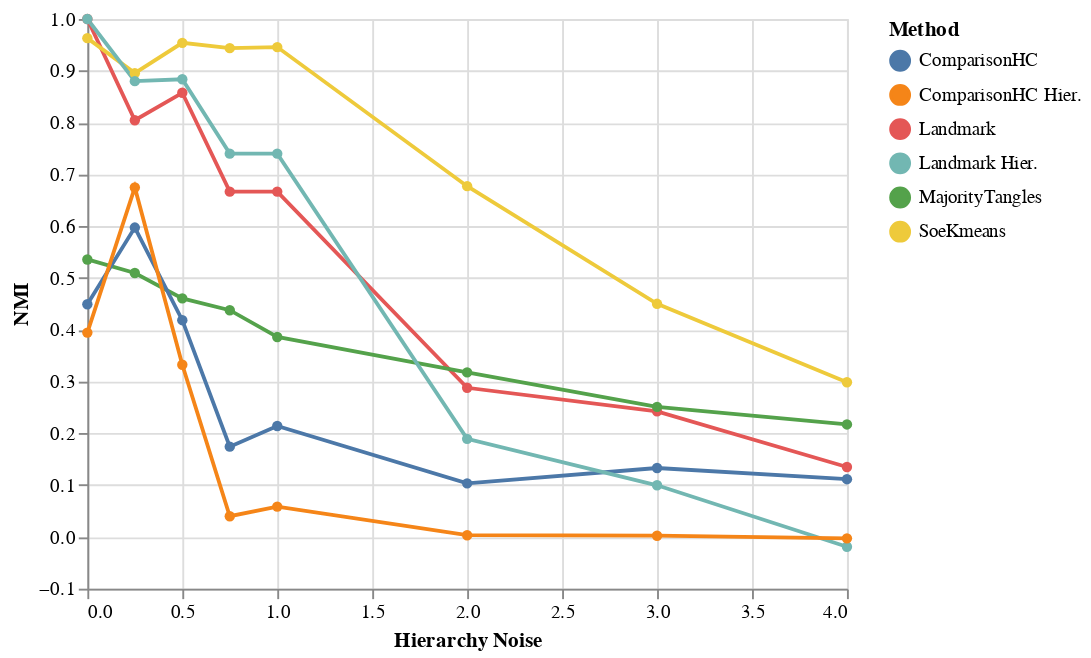

Source (notebook cell):
### Code cell
alt.Chart(df).mark_line(point={}).encode(x="Hierarchy Noise", y="NMI:Q", color="Method:N")

### Figure 1 — Vega-Lite specification as saved in the notebook (floating-point values rounded to 4 significant figures)
{"config": {"view": {"continuousWidth": 400, "continuousHeight": 300}}, "data": {"name": "data-fde1101bcb558d5e3639e4835e36989c"}, "mark": {"type": "line", "point": {}}, "encoding": {"color": {"type": "nominal", "field": "Method"}, "x": {"type": "quantitative", "field": "Hierarchy Noise"}, "y": {"type": "quantitative", "field": "NMI"}}, "$schema": "https://vega.github.io/schema/vega-lite/v4.8.1.json", "datasets": {"data-fde1101bcb558d5e3639e4835e36989c": [{"Hierarchy Noise": 0.0, "Method": "Landmark", "NMI": 1.0}, {"Hierarchy Noise": 0.25, "Method": "Landmark", "NMI": 0.8045}, {"Hierarchy Noise": 0.5, "Method": "Landmark", "NMI": 0.8575}, {"Hierarchy Noise": 0.75, "Method": "Landmark", "NMI": 0.6667}, {"Hierarchy Noise": 1.0, "Method": "Landmark", "NMI": 0.6667}, {"Hierarchy Noise": 2.0, "Method": "Landmark", "NMI": 0.2879}, {"Hierarchy Noise": 3.0, "Method": "Landmark", "NMI": 0.2424}, {"Hierarchy Noise": 4.0, "Method": "Landmark", "NMI": 0.135}, {"Hierarchy Noise": 0.0, "Method": "SoeKmeans", "NMI": 0.963}, {"Hierarchy Noise": 0.25, "Method": "SoeKmeans", "NMI": 0.8954}, {"Hierarchy Noise": 0.5, "Method": "SoeKmeans", "NMI": 0.954}, {"Hierarchy Noise": 0.75, "Method": "SoeKmeans", "NMI": 0.9437}, {"Hierarchy Noise": 1.0, "Method": "SoeKmeans", "NMI": 0.9458}, {"Hierarchy Noise": 2.0, "Method": "SoeKmeans", "NMI": 0.6772}, {"Hierarchy Noise": 3.0, "Method": "SoeKmeans", "NMI": 0.45}, {"Hierarchy Noise": 4.0, "Method": "SoeKmeans", "NMI": 0.2986}, {"Hierarchy Noise": 0.0, "Method": "MajorityTangles", "NMI": 0.5357}, {"Hierarchy Noise": 0.25, "Method": "MajorityTangles", "NMI": 0.5096}, {"Hierarchy Noise": 0.5, "Method": "MajorityTangles", "NMI": 0.4605}, {"Hierarchy Noise": 0.75, "Method": "MajorityTangles", "NMI": 0.4377}, {"Hierarchy Noise": 1.0, "Method": "MajorityTangles", "NMI": 0.386}, {"Hierarchy Noise": 2.0, "Method": "MajorityTangles", "NMI": 0.3176}, {"Hierarchy Noise": 3.0, "Method": "MajorityTangles", "NMI": 0.2511}, {"Hierarchy Noise": 4.0, "Method": "MajorityTangles", "NMI": 0.2171}, {"Hierarchy Noise": 0.0, "Method": "ComparisonHC", "NMI": 0.4492}, {"Hierarchy Noise": 0.25, "Method": "ComparisonHC", "NMI": 0.5973}, {"Hierarchy Noise": 0.5, "Method": "ComparisonHC", "NMI": 0.4184}, {"Hierarchy Noise": 0.75, "Method": "ComparisonHC", "NMI": 0.1742}, {"Hierarchy Noise": 1.0, "Method": "ComparisonHC", "NMI": 0.2142}, {"Hierarchy Noise": 2.0, "Method": "ComparisonHC", "NMI": 0.1034}, {"Hierarchy Noise": 3.0, "Method": "ComparisonHC", "NMI": 0.133}, {"Hierarchy Noise": 4.0, "Method": "ComparisonHC", "NMI": 0.1114}, {"Hierarchy Noise": 0.0, "Method": "Landmark Hier.", "NMI": 1.0}, {"Hierarchy Noise": 0.25, "Method": "Landmark Hier.", "NMI": 0.8799}, {"Hierarchy Noise": 0.5, "Method": "Landmark Hier.", "NMI": 0.8836}, {"Hierarchy Noise": 0.75, "Method": "Landmark Hier.", "NMI": 0.74}, {"Hierarchy Noise": 1.0, "Method": "Landmark Hier.", "NMI": 0.74}, {"Hierarchy Noise": 2.0, "Method": "Landmark Hier.", "NMI": 0.1893}, {"Hierarchy Noise": 3.0, "Method": "Landmark Hier.", "NMI": 0.09966}, {"Hierarchy Noise": 4.0, "Method": "Landmark Hier.", "NMI": -0.019}, {"Hierarchy Noise": 0.0, "Method": "ComparisonHC Hier.", "NMI": 0.3945}, {"Hierarchy Noise": 0.25, "Method": "ComparisonHC Hier.", "NMI": 0.6747}, {"Hierarchy Noise": 0.5, "Method": "ComparisonHC Hier.", "NMI": 0.3324}, {"Hierarchy Noise": 0.75, "Method": "ComparisonHC Hier.", "NMI": 0.03995}, {"Hierarchy Noise": 1.0, "Method": "ComparisonHC Hier.", "NMI": 0.05846}, {"Hierarchy Noise": 2.0, "Method": "ComparisonHC Hier.", "NMI": 0.003258}, {"Hierarchy Noise": 3.0, "Method": "ComparisonHC Hier.", "NMI": 0.002308}, {"Hierarchy Noise": 4.0, "Method": "ComparisonHC Hier.", "NMI": -0.002825}]}}
